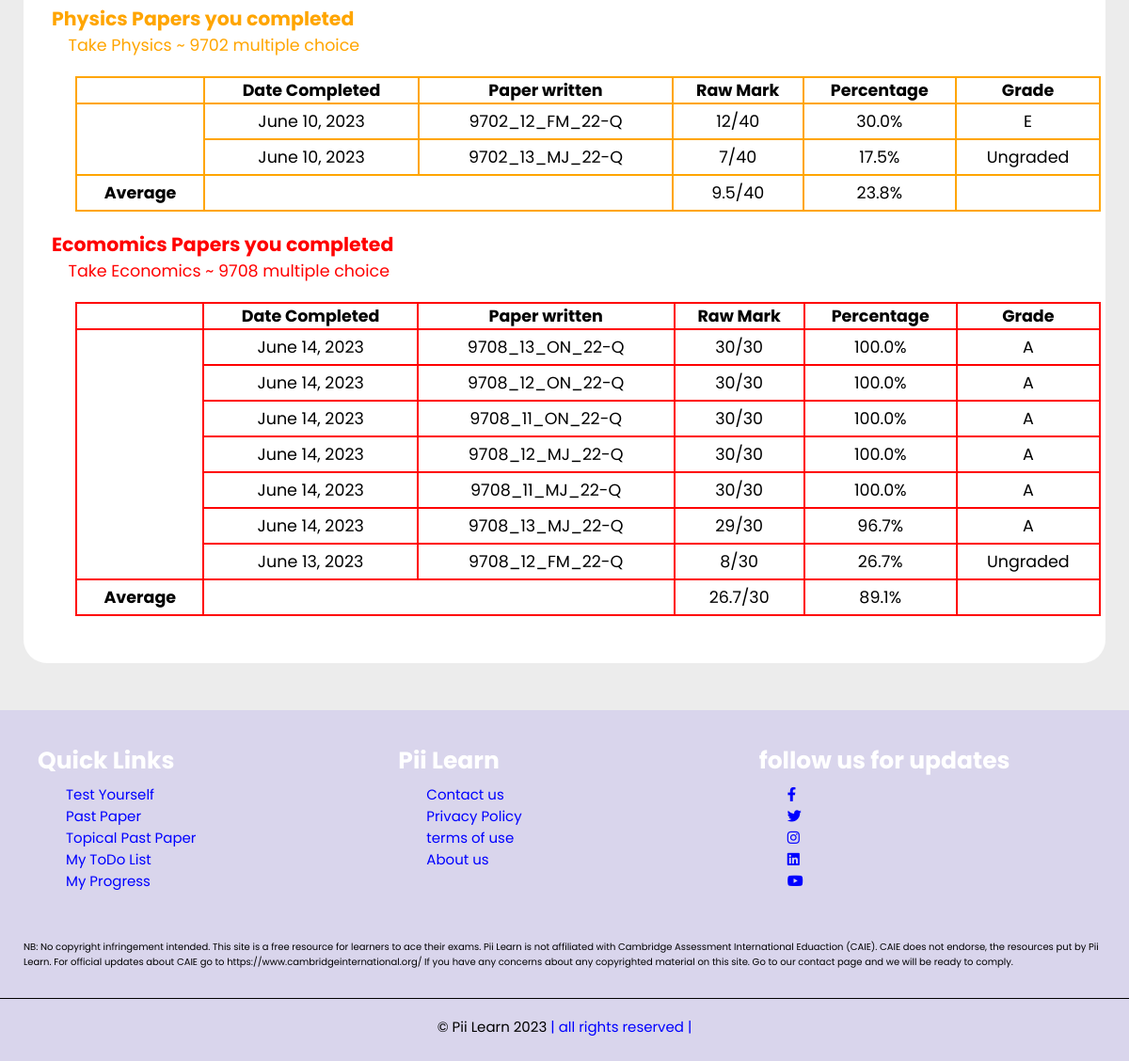
The app's page /my_progress/ (signed in, lower part), older data.
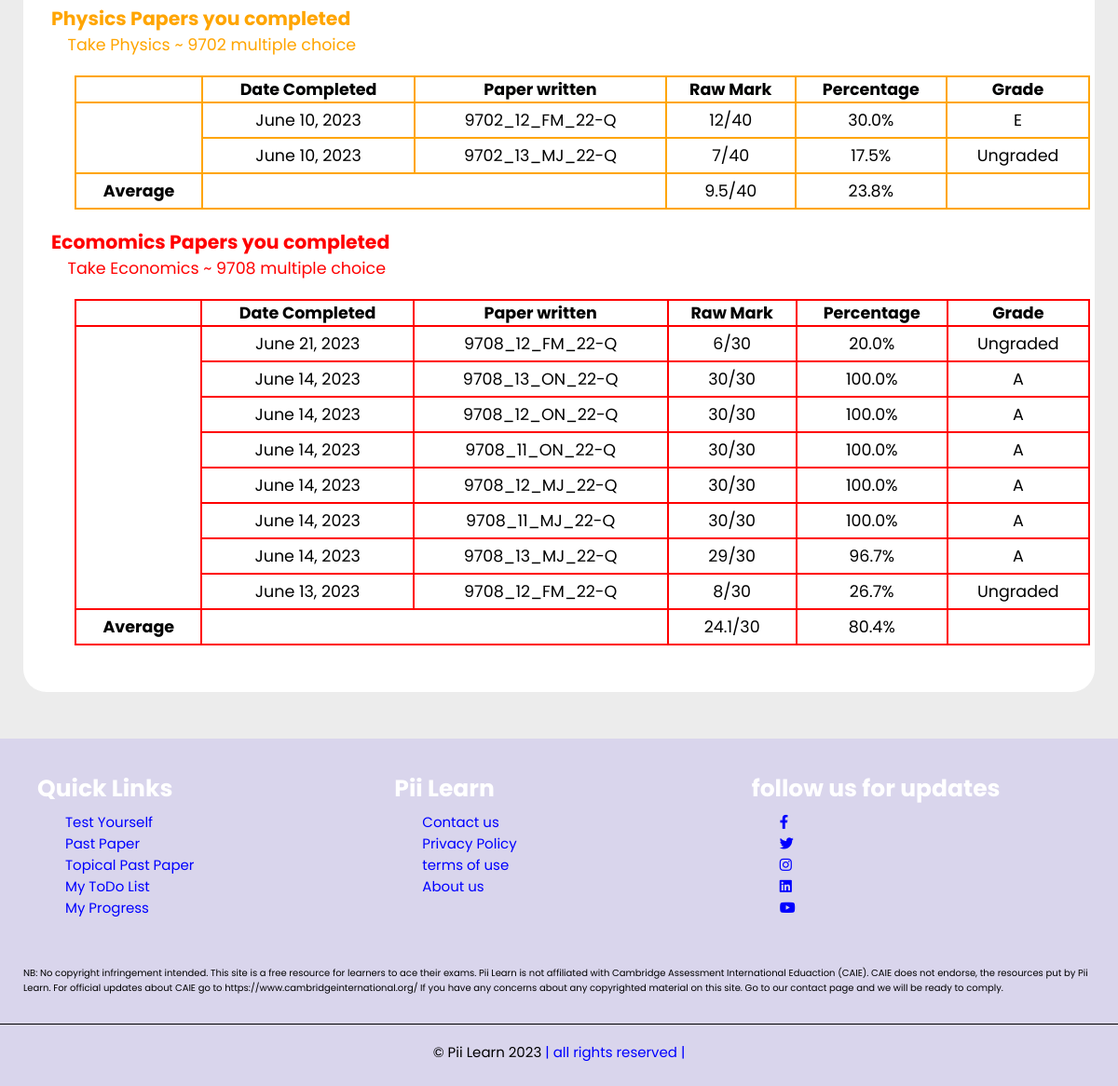
The same page, newer data.
### examsolution/models.py (models this page shows, shortened)
class UserProgressRecord(models.Model):
    user = models.ForeignKey(User,on_delete=models.CASCADE)
    subject_of_paper_written = models.CharField(max_length=200,null=True,blank=True)
    paper_written = models.CharField(max_length=200)
    raw_mark = models.IntegerField(null=True, blank=True)
    percentage = models.CharField(max_length=50,null=True, blank=True)
    letter_grade = models.CharField(max_length=1,null=True, blank=True)
    hours_taken = models.IntegerField(null=True, blank=True)
    minutes_taken = models.IntegerField(null=True, blank=True)
    questions_failed = models.CharField(max_length=2000,null=True, blank=True)
    date_completed = models.DateTimeField(auto_now_add=True)
    subject_of_paper_written = models.CharField(max_length=200,null=True,blank=True)
    user_answer_input = models.CharField(max_length=2000,null=True,blank=True)
    class Meta:
        ordering = ['-date_completed']

### examsolution/views.py (the view)
# urls.py: path('my_progress/', UserProgressList.as_view(),name='my_progress'),
class UserProgressList(LoginRequiredMixin,ListView):
    model = UserProgressRecord
    context_object_name = 'user_past_paper_taken_list'
    template_name ='examsolution/userprogress_list.html'
    def get_context_data(self,**kwargs):
        context = super().get_context_data(**kwargs)
        website_logo = website_pics.objects.get(id=1)
        context['website_logo'] = website_logo
        context['user_past_paper_taken_list'] = context['user_past_paper_taken_list'].filter(user=self.request.user)
        context['bio_user_past_paper_taken_list'] = context['user_past_paper_taken_list'].filter(subject_of_paper_written='Biology ~ 9700')
        context['chem_user_past_paper_taken_list'] = context['user_past_paper_taken_list'].filter(subject_of_paper_written='Chemistry ~ 9701')
        context['phy_user_past_paper_taken_list'] = context['user_past_paper_taken_list'].filter(subject_of_paper_written='Physics ~ 9702')
        context['econ_user_past_paper_taken_list'] = context['user_past_paper_taken_list'].filter(subject_of_paper_written='Economics ~ 9708')
        count = 0
        bio_perce_total = 0
        bio_raw_total = 0
        bio_perce_average = 0
        bio_raw_average = 0
        if context['bio_user_past_paper_taken_list']:
            for each_test in context['bio_user_past_paper_taken_list']:
                count = count + 1
                bio_raw_total = int(each_test.raw_mark) + bio_raw_total
                bio_perce_total = float(each_test.percentage) + bio_perce_total
            bio_perce_average = round(bio_perce_total/count,1)
            bio_raw_average = round(bio_raw_total/count,1)
        count = 0
        chem_perce_total = 0
        chem_raw_total = 0
        chem_perce_average = 0
        chem_raw_average = 0
        if context['chem_user_past_paper_taken_list']:
            for each_test in context['chem_user_past_paper_taken_list']:
                count = count + 1
                chem_raw_total = int(each_test.raw_mark) + chem_raw_total
                chem_perce_total = float(each_test.percentage) + chem_perce_total
            chem_perce_average = round(chem_perce_total/count,1)
            chem_raw_average = round(chem_raw_total/count,1)
        count = 0
        phys_perce_total = 0
        phys_raw_total = 0
        phys_perce_average = 0
        phsy_raw_average = 0
        if context['phy_user_past_paper_taken_list']:
            for each_test in context['phy_user_past_paper_taken_list']:
                count = count + 1
                phys_raw_total = int(each_test.raw_mark) + phys_raw_total
                phys_perce_total = float(each_test.percentage) + phys_perce_total
            phys_perce_average = round(phys_perce_total/count,1)
            phsy_raw_average = round(phys_raw_total/count,1)
        count = 0
        econ_perce_total = 0
        econ_raw_total = 0
        econ_perce_average = 0
        econ_raw_average = 0
        if context['econ_user_past_paper_taken_list']:
            for each_test in context['econ_user_past_paper_taken_list']:
                count = count + 1
                econ_raw_total = int(each_test.raw_mark) + econ_raw_total
                econ_perce_total = float(each_test.percentage) + econ_perce_total
            econ_perce_average = round(econ_perce_total/count,1)
            econ_raw_average = round(econ_raw_total/count,1)
        context['bio_perce_average'] = bio_perce_average
        context['bio_raw_average'] = bio_raw_average
        context['chem_perce_average'] = chem_perce_average
        context['chem_raw_average'] = chem_raw_average
        context['phys_perce_average'] = phys_perce_average
        context['phsy_raw_average'] = phsy_raw_average
        context['econ_perce_average'] = econ_perce_average
        context['econ_raw_average'] = econ_raw_average
        return context

### examsolution/templates/examsolution/userprogress_list.html (shortened to what this page needs)
{% extends 'examsolution/base.html' %}
{% load static %}
{% block content %}
<section class="user_progress_tables">
    <br>
    <br>
    <div>
        <h3 style="color:orange;">Physics Papers you completed</h3>
        <a style="color:orange;" href="{% url 'examsolution:test_yourself' %}">Take Physics ~ 9702 multiple choice</a>
        <br>
        {% if phy_user_past_paper_taken_list %}
            <table class="phys_table">
                    <tr>
                        <th></th>
                        <th>Date Completed</th>
                        <th>Paper written</th>
                        <th>Raw Mark</th>
                        <th class="dont_show_scr_small">Percentage</th>
                        <th class="dont_show_scr_small">Grade</th>
                    </tr>
                {% for mcq_taken in phy_user_past_paper_taken_list %}
                    <tr>
                        <td></td>
                        <td class="phys_table_td"> {{mcq_taken.date_completed.date}} </td>
                        <td class="phys_table_td"> {{mcq_taken.paper_written}} </td>
                        <td class="phys_table_td"> {{mcq_taken.raw_mark}}/40</td>
                        <td class="phys_table_td" class="dont_show_scr_small"> {{mcq_taken.percentage}}%</td>
                        <td class="phys_table_td" class="dont_show_scr_small"> {% if mcq_taken.letter_grade %} {{mcq_taken.letter_grade}} {% else %}No Data{% endif %}</td>
                    </tr>
                {% endfor %}
                    <tr>
                        <td class="phys_table_td"><strong>Average</strong></td>
                        <td></td>
                        <td></td>
                        <td class="phys_table_td"> {{phsy_raw_average}}/40 </td>
                        <td class="phys_table_td"> {{phys_perce_average}}% </td>
                    </tr>
            </table>
        {% else %}
            <p>You haven't completed <strong>Physics ~ 9702</strong> multiple choice past paper on this site</p>
        {% endif %}
    </div>
    <div>
        <h3 style="color:red;">Ecomomics Papers you completed</h3>
        <a style="color:red;" href="{% url 'examsolution:test_yourself' %}">Take Economics ~ 9708 multiple choice</a>
        <br>
        {% if phy_user_past_paper_taken_list %}
            <table class="econ_table">
                    <tr>
                        <th></th>
                        <th>Date Completed</th>
                        <th>Paper written</th>
                        <th>Raw Mark</th>
                        <th class="dont_show_scr_small">Percentage</th>
                        <th class="dont_show_scr_small">Grade</th>
                    </tr>
                {% for mcq_taken in econ_user_past_paper_taken_list %}
                    <tr>
                        <td></td>
                        <td class="econ_table_td"> {{mcq_taken.date_completed.date}} </td>
                        <td class="econ_table_td"> {{mcq_taken.paper_written}} </td>
                        <td class="econ_table_td"> {{mcq_taken.raw_mark}}/30</td>
                        <td class="econ_table_td" class="dont_show_scr_small"> {{mcq_taken.percentage}}%</td>
                        <td class="econ_table_td" class="dont_show_scr_small"> {% if mcq_taken.letter_grade %} {{mcq_taken.letter_grade}} {% else %}No Data{% endif %}</td>
                    </tr>
                {% endfor %}
                    <tr>
                        <td class="econ_table_td"><strong>Average</strong></td>
                        <td></td>
                        <td></td>
                        <td class="econ_table_td"> {{econ_raw_average}}/30 </td>
                        <td class="econ_table_td"> {{econ_perce_average}}% </td>
                    </tr>
            </table>
        {% else %}
            <p>You haven't completed <strong>Economics ~ 9708</strong> multiple choice past paper on this site</p>
        {% endif %}
    </div>
</section>
{% endblock content %}

Row changes from the older to the newer data that the page shows:
added UserProgressRecord: date_completed "June 21, 2023", paper_written "9708_12_FM_22-Q", raw_mark "6", percentage "20.0", letter_grade "Ungraded", shown under "Ecomomics Papers you completed"
Text that changed along with them:
{{ econ_raw_average }}: "26.7" → "24.1"
{{ econ_perce_average }}: "89.1" → "80.4"
